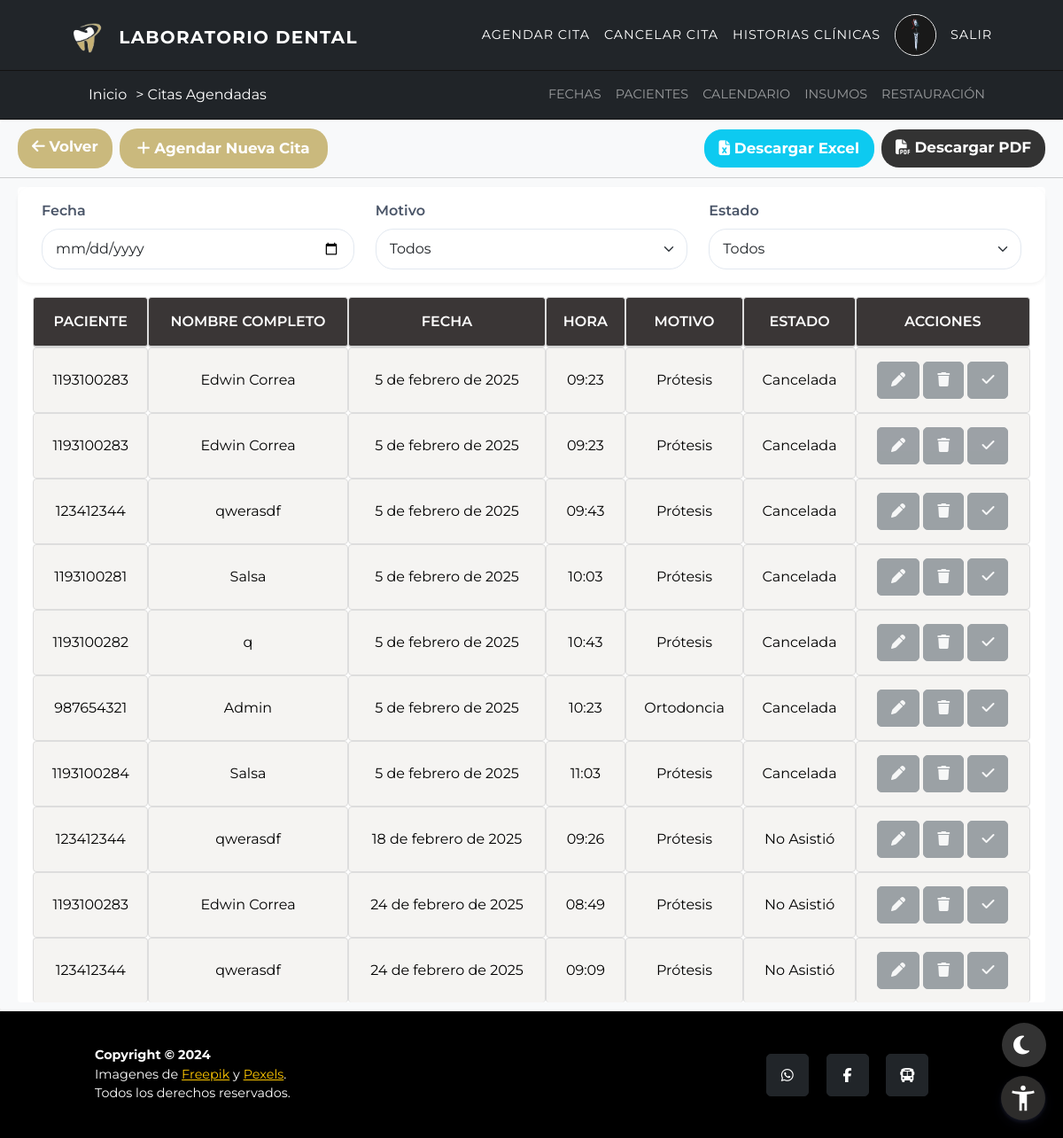
Page /list-citas/ (signed in) on the earlier database version.
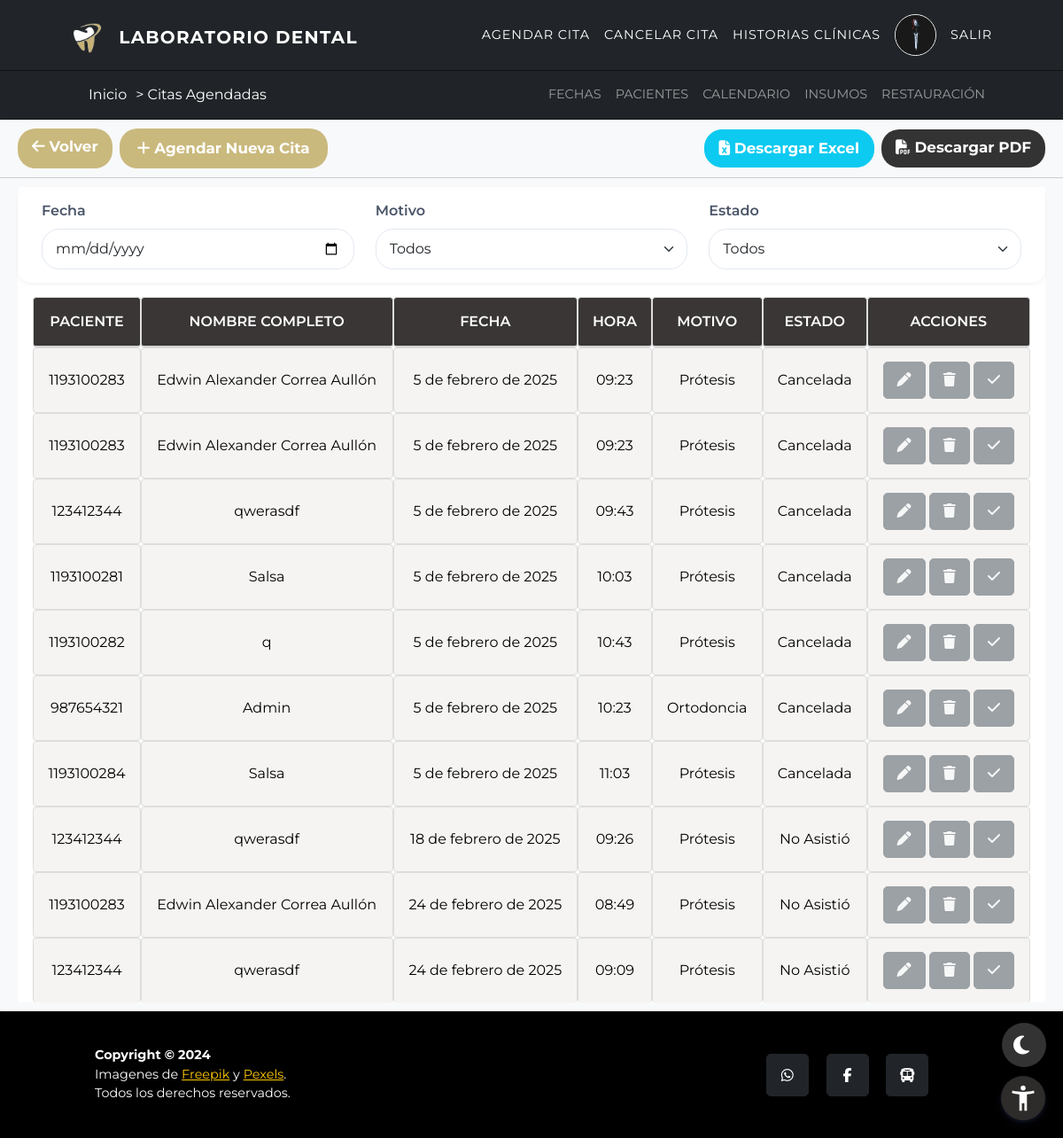
Same page on the later database version.
### inicio/models.py (models this page shows, shortened)
class Cita(models.Model):
    ESTADO_CHOICES = (
        ('Programada', 'Programada'),
        ('Asistida', 'Asistida'),
        ('Cancelada', 'Cancelada'),
        ('Inasistida', 'No Asistió'),
    )
    MOTIVO_CHOICES = (
        ('protesis', 'Prótesis'),
        ('ortodoncia', 'Ortodoncia'),
    )
    paciente = models.ForeignKey(UserProfile, on_delete=models.CASCADE)
    fecha_hora = models.ForeignKey(Fecha, on_delete=models.CASCADE, related_name='citas')
    motivo = models.CharField(max_length=20, choices=MOTIVO_CHOICES, default='protesis')
    estado = models.CharField(max_length=20, choices=ESTADO_CHOICES, default='Programada')
    asistio = models.BooleanField(default=False)
    google_event_id = models.CharField(max_length=255, blank=True, null=True)

class UserProfile(AbstractBaseUser, PermissionsMixin):
    TIPO_CHOICES = (
        (1, 'T.I'),
        (2, 'C.C'),
        (3, 'C.E'),
        (4, 'C.I'),
    )
    tipo = models.PositiveSmallIntegerField(choices=TIPO_CHOICES, default=2)
    documento = models.IntegerField(unique=True, validators=[validate_document_length])
    nombre = models.CharField(max_length=50)
    imagen = models.ImageField(upload_to='imagenes/', blank=True, null=True)
    direccion = models.CharField(max_length=100, null=True, blank=True)
    correo = models.EmailField(max_length=100, null=True, blank=True)
    ocupacion = models.CharField(max_length=50, null=True, blank=True)
    celular = models.CharField(max_length=15, null=True, blank=True)
    acudiente = models.CharField(max_length=50, null=True, blank=True)
    edad = models.PositiveSmallIntegerField(null=True, blank=True)
    is_active = models.BooleanField(default=True, null=True, blank=True)
    is_admin = models.BooleanField(default=False, null=True, blank=True)
    is_superuser = models.BooleanField(default=False, null=True, blank=True)
    is_staff = models.BooleanField(default=False)
    objects = UserProfileManager()
    USERNAME_FIELD = 'documento'
    REQUIRED_FIELDS = ['nombre', 'correo']

class Fecha(models.Model):
    fecha = models.DateField()
    hora = models.TimeField()
    fecha_hora = models.DateTimeField(editable=False)
    disponible = models.BooleanField(default=True)
    class Meta:
        unique_together = ('fecha', 'hora')

### citas/views.py (the view, shortened to what this page needs)
# urls.py: path('list-citas/', views.citas_agendadas, name="listcitas"),
@never_cache
@login_required(login_url='acceso_denegado')
def citas_agendadas(request):
    ahora = timezone.now()
    if request.user.is_superuser:
        citas = Cita.objects.all()
    else:
        citas = Cita.objects.filter(paciente=request.user)
    for cita in citas:
        fecha_hora_cita = datetime.combine(cita.fecha_hora.fecha, cita.fecha_hora.hora)
        fecha_hora_cita = timezone.make_aware(fecha_hora_cita)
        if fecha_hora_cita < ahora and cita.estado == 'Programada':
            cita.estado = 'Inasistida'
            cita.save()
    fecha = request.GET.get('fecha')
    motivo = request.GET.get('motivo')
    estado = request.GET.get('estado')
    if fecha:
        citas = citas.filter(fecha_hora__fecha=fecha)
    if motivo:
        citas = citas.filter(motivo=motivo)
    if estado:
        citas = citas.filter(estado=estado)
    return render(request, 'listcitas.html', {
        'citas': citas,
        'motivos': [motivo[0] for motivo in Cita.MOTIVO_CHOICES],
        'estados': [estado[0] for estado in Cita.ESTADO_CHOICES],
    })

### citas/templates/listcitas.html (shortened to what the changed rows need)
{% extends 'inicio.html' %}
{% load static %}
{% block content %}
<div class="ContentTable">
    <div class="card">
        <div class="card-body">
            <div class="table-container">
                <div class="table-responsive">
                    <table id="elementosTable" class="table table-primary table-centered">
                        <thead>
                            <tr>
                                <th id="headerPaciente" data-sort="paciente" scope="col"
                                    data-tooltip="Ordenar por número de documento del paciente">Paciente</th>
                                <th id="headerNombres" data-sort="nombres" scope="col"
                                    data-tooltip="Ordenar por nombre completo del paciente">Nombre Completo</th>
                                <th id="headerFecha" data-sort="fecha_historia" scope="col"
                                    data-tooltip="Ordenar por fecha de la cita">Fecha</th>
                                <th id="headerHora" data-sort="hora" scope="col"
                                    data-tooltip="Ordenar por hora de la cita">Hora</th>
                                <th id="headerMotivo" data-sort="motivo" scope="col"
                                    data-tooltip="Ordenar por motivo de la cita">Motivo</th>
                                <th id="headerEstado" data-sort="estado" scope="col"
                                    data-tooltip="Ordenar por estado de la cita">Estado</th>
                                <th scope="col" data-tooltip="Acciones disponibles para cada cita">Acciones</th>
                            </tr>
                        </thead>
                        <tbody>
                            {% for cita in citas %}
                            <tr>
                                <td data-sort="paciente">{{ cita.paciente.documento }}</td>
                                <td data-sort="nombres">{{ cita.paciente.nombre }}</td>
                                <td data-sort="fecha_historia">{{ cita.fecha_hora.fecha }}</td>
                                <td data-sort="hora">{{ cita.fecha_hora.hora|time:"H:i" }}</td>
                                <td data-sort="motivo">{{ cita.get_motivo_display }}</td>
                                <td data-sort="estado">{{ cita.get_estado_display }}</td>
                                <td>
                                    <a {% if cita.get_estado_display == 'Programada' %}
                                        href="{% url 'editarcitas' cita.id %}" class="btn btn-warning"
                                        data-tooltip="Editar detalles de la cita"
                                    {% else %}
                                        class="btn btn-secondary disabled"
                                        data-tooltip="No se puede editar una cita no programada"
                                    {% endif %}>
                                        <i class="fas fa-pen sort-icon a"></i>
                                    </a>
                                    <button {% if cita.get_estado_display == 'Programada' %}
                                        class="btn btn-danger cancelar-cita-btn" data-tooltip="Cancelar esta cita"
                                        {% else %}
                                            class="btn btn-secondary disabled"
                                            data-tooltip="No se puede cancelar una cita no programada"
                                    {% endif %} data-cita-id="{{ cita.id }}">
                                        <i class="fas fa-trash sort-icon a"></i>
                                    </button>
                                    {% if user.is_superuser %}
                                    <button {% if cita.get_estado_display == 'Programada' %}
                                        class="btn btn-success confirmar-actualizacion-btn"
                                        data-tooltip="Marcar cita como completada"
                                    {% else %}
                                        class="btn btn-secondary disabled"
                                        data-tooltip="No se puede actualizar una cita no programada"
                                    {% endif %} data-cita-id="{{ cita.id }}">
                                        <i class="fas fa-check sort-icon a"></i>
                                    </button>
                                    {% endif %}
                                </td>
                            </tr>
                            {% endfor %}
                        </tbody>
                    </table>
                </div>
            </div>
        </div>
    </div>
</div>
{% endblock %}

Differences in the rows shown:
changed through a linked row, Cita (number 1 of 10 on the later page): paciente.nombre "Edwin Correa" → "Edwin Alexander Correa Aullón"
changed through a linked row, Cita (number 2 of 10 on the later page): paciente.nombre "Edwin Correa" → "Edwin Alexander Correa Aullón"
changed through a linked row, Cita (number 9 of 10 on the later page): paciente.nombre "Edwin Correa" → "Edwin Alexander Correa Aullón"
